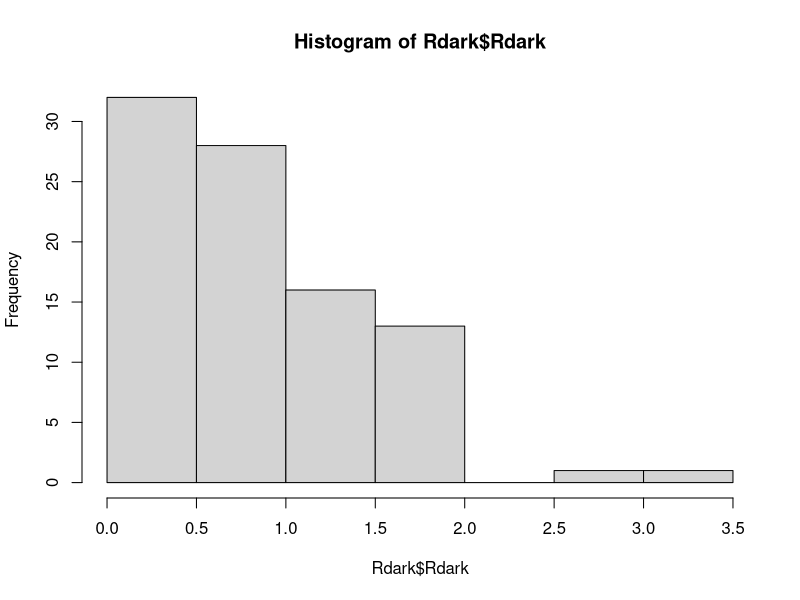
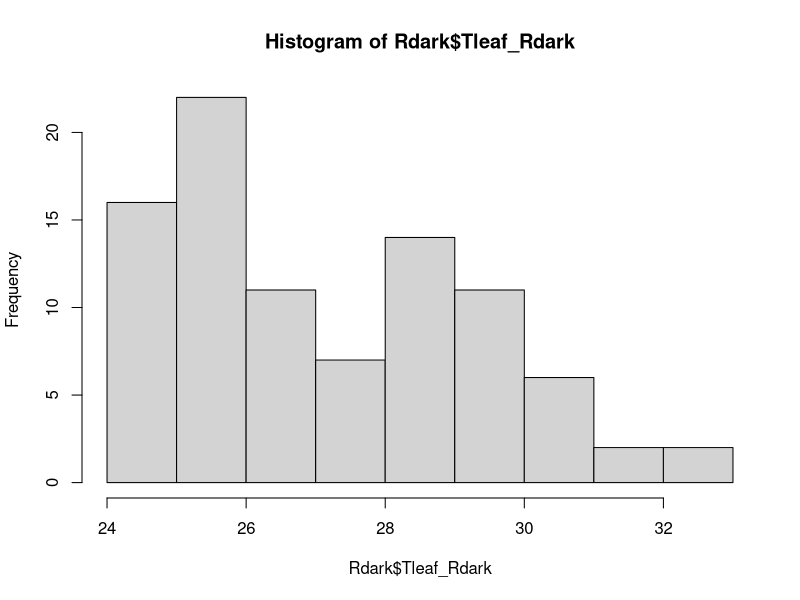

Generate these figures, in order, with R:
## This code is used to import and transform dark respiration data. This is an optional step of the process.
## It is used to import Rdark data and transform it in a standard format

# Load the 'here' package to easily reference files and folders path, which is robust and independent on your platform (Linux, Windows..)
library(here)

# Find the path of the top relative directory
path=here()

# Set the working directory to the 'Lamour_et_al_2022' folder where the data is located
setwd(file.path(path,'/Datasets/Lamour_et_al_2022'))

# Importing the author's Rdark data
data_Rdark=read.csv("PA_2022_darkAdaptedRdark_fittedData.csv")

# Creating a Rdark dataframe
Rdark=data.frame(SampleID=data_Rdark$SampleID,Rdark=data_Rdark$Rdark,Tleaf_Rdark=data_Rdark$Tleaf)

# Checking data quality
hist(Rdark$Rdark) # No negative values
hist(Rdark$Tleaf_Rdark)


# Saving Rdark data
save(Rdark,file="Rdark_data.Rdata")
